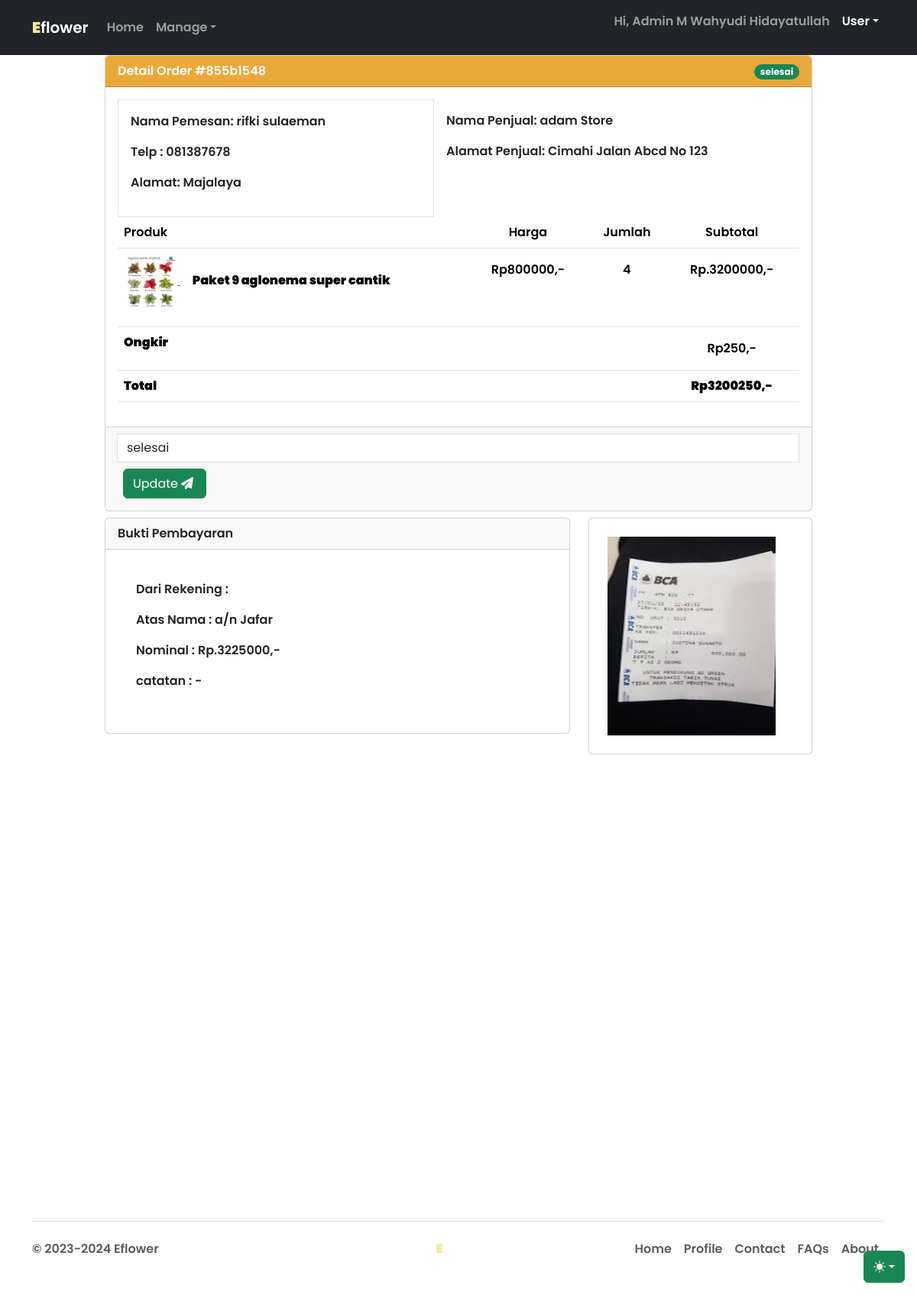
The app's page /admin/admin-orders-detail.php?orderid=855b1548 (signed in) with its own data.
### tables this page shows
CREATE TABLE `pembayaran` (
  `no_pembayaran` char(8) NOT NULL,
  `id_user_toko` char(8) NOT NULL,
  `id_user` char(8) NOT NULL,
  `norek` varchar(25) NOT NULL,
  `total_tagihan` decimal(10,0) DEFAULT NULL,
  `an` varchar(20) NOT NULL,
  `time_info` timestamp NOT NULL DEFAULT curdate(),
  `time_exp` char(50) DEFAULT NULL,
  `ongkir` decimal(10,0) DEFAULT NULL,
  `nama_pembeli` varchar(255) DEFAULT NULL,
  `nmr_telp_pembeli` char(14) DEFAULT NULL,
  `alamat_pembeli` varchar(500) DEFAULT NULL
);

CREATE TABLE `cart` (
  `idcart` int(255) NOT NULL,
  `orderid` varchar(100) NOT NULL,
  `id_user` char(8) NOT NULL,
  `tglorder` timestamp NOT NULL DEFAULT current_timestamp(),
  `status` varchar(50) NOT NULL DEFAULT 'Cart'
);

CREATE TABLE `users` (
  `id_user` char(8) NOT NULL,
  `nama_user` varchar(255) DEFAULT NULL,
  `password` varchar(32) DEFAULT NULL,
  `role` enum('admin','user') DEFAULT NULL,
  `user_mail` varchar(255) DEFAULT NULL,
  `foto` varchar(255) DEFAULT NULL,
  `no_telp` char(13) DEFAULT NULL,
  `nama_lengkap` varchar(255) DEFAULT NULL,
  `alamat` longtext DEFAULT NULL,
  `no_rek` char(20) DEFAULT NULL,
  `kota` varchar(255) DEFAULT NULL,
  `status_user` enum('aktif','nonaktif') DEFAULT NULL
);

CREATE TABLE `produk` (
  `id_produk` char(8) NOT NULL,
  `nama_produk` varchar(255) NOT NULL,
  `id_pemilik` char(8) DEFAULT NULL,
  `kategori` char(50) NOT NULL,
  `deskripsi` longtext NOT NULL,
  `harga` decimal(10,0) NOT NULL,
  `gambar` varchar(255) NOT NULL,
  `rate` int(5) NOT NULL,
  `tgl_buat` timestamp NOT NULL DEFAULT current_timestamp(),
  `qty` int(11) DEFAULT NULL,
  `slug` varchar(255) DEFAULT NULL,
  `status` enum('aktif','nonaktif') DEFAULT NULL,
  `di_edit` timestamp NOT NULL DEFAULT current_timestamp()
);

CREATE TABLE `detailorder` (
  `detailid` char(11) NOT NULL,
  `orderid` varchar(100) NOT NULL,
  `id_produk` char(8) NOT NULL,
  `qty` int(11) NOT NULL
);

CREATE TABLE `konfirmasi` (
  `idkonfirmasi` char(8) NOT NULL,
  `orderid` char(8) NOT NULL,
  `id_user` char(8) NOT NULL,
  `payment` varchar(50) NOT NULL,
  `namarekening` varchar(25) NOT NULL,
  `tglbayar` date NOT NULL,
  `tglsubmit` timestamp NOT NULL DEFAULT current_timestamp(),
  `id_produk` char(8) DEFAULT NULL,
  `bukti` varchar(255) DEFAULT NULL,
  `catatan` varchar(500) DEFAULT NULL,
  `id_pemilik_produk` char(8) DEFAULT NULL,
  `total_bayar` decimal(10,0) DEFAULT NULL,
  `total_tagihan` decimal(10,0) DEFAULT NULL,
  `no_rek_pembayar` char(50) DEFAULT NULL,
  `catatan_penjual` varchar(500) DEFAULT NULL
);

### admin/admin-orders-detail.php (the view, shortened to what this page needs)
<?php
include '../functions/data-connect.php';
$get_order_id = $_GET['orderid'];
$query_set = mysqli_query($connection, "SELECT * FROM pembayaran JOIN detailorder ON pembayaran.no_pembayaran = detailorder.orderid
JOIN users ON pembayaran.id_user_toko = users.id_user
JOIN produk ON detailorder.id_produk = produk.id_produk
JOIN cart ON pembayaran.no_pembayaran = cart.orderid WHERE pembayaran.no_pembayaran = '$get_order_id'");
$konfirmasi_get_data = mysqli_query($connection, "SELECT * FROM konfirmasi WHERE orderid = '$get_order_id'");
$data_bukti = mysqli_fetch_array($konfirmasi_get_data);
$data = mysqli_fetch_array($query_set);
?>
<!DOCTYPE html>
<html lang="en" data-bs-theme="auto">
	<head>
		<link
			rel="stylesheet"
			href="https://cdn.jsdelivr.net/npm/@docsearch/css@3" />
		<link
			href="../assets/libs/bootstrap/css/bootstrap.min.css"
			rel="stylesheet" />
		<link rel="stylesheet" href="../assets/libs/fontawesome/css/all.min.css" />
		<link rel="stylesheet" href="../assets/css-native/app.css" />
	</head>
	<body>
		<div
			class="dropdown position-fixed bottom-0 end-0 mb-3 me-3 bd-mode-toggle">
			<button
				class="btn btn-success py-2 dropdown-toggle d-flex align-items-center"
				id="bd-theme"
				type="button"
				aria-expanded="false"
				data-bs-toggle="dropdown"
				aria-label="Toggle theme (auto)">
				<svg class="bi my-1 theme-icon-active" width="1em" height="1em">
					<use href="#circle-half"></use>
				</svg>
			</button>
		</div>
		<nav class="navbar navbar-expand-md fixed-top bg-dark navbar-dark">
			<div class="container-fluid container">
				<a class="navbar-brand text-leaf fw-bolder" href="."
					>E<span class="text-white">flower</span></a
				>
				<div class="collapse navbar-collapse" id="navbarCollapse">
					<ul class="navbar-nav me-auto mb-2 mb-md-0">
						<li class="nav-item">
							<a class="nav-link" aria-current="page" href=".">Home</a>
						</li>
						<li class="nav-item dropdown">
							<a
								href="#"
								class="nav-link dropdown-toggle"
								id="dropdown-1"
								data-bs-toggle="dropdown"
								aria-haspopup="true"
								aria-expanded="false"
								>Manage</a
							>
						</li>
					</ul>
					<ul class="navbar-nav">
						<li class="nav-item">
							<p class="nav-link">Hi, Admin <?php echo $_SESSION['nama_lengkap'] ?></p>
						</li>
						<li class="nav-item dropdown">
							<a
								href="#"
								class="nav-link dropdown-toggle active"
								id="dropdown-2"
								data-bs-toggle="dropdown"
								aria-haspopup="true"
								aria-expanded="false"
								>User</a
							>
						</li>
					</ul>
				</div>
			</div>
		</nav>
		<main role="main" class="container">
			<div class="row">
				<div class="col-md-10 mx-auto">
                    <div class="col-md-12">
						<div class="card">
                            <div class="card-header bg-leaf">Detail Order #<?= $data['orderid']; ?>
                            <div class="float-end">
                                <span class="badge <?php
								if($data['status'] == 'menunggu pembayaran'){
										echo 'bg-warning text-dark';
									}else if($data['status'] == 'menunggu konfirmasi'){
										echo 'bg-secondary text-white';
									}else if($data['status'] == 'dikonfirmasi'){
										echo 'bg-primary text-white';
									}else if($data['status'] == 'dalam pengiriman'){
										echo 'bg-info text-dark';
									}else if($data['status'] == 'selesai'){
										echo 'bg-success text-white';
									}else if($data['status'] == 'dibatalkan' || $data['status'] == 'dibatalkan admin' || $data['status'] == 'dibatalkan penjual'){
										echo 'bg-danger text-white';
									}else{
										echo 'bg-light text-dark';
									}
									 ?> badge-pill rounded-pill"><?= $data['status']; ?></span>
                            </div>
                        </div>
						<div class="card-body">
							<div class="d-flex">
								<div class="col-md-5 card-body border">
									<p>Nama Pemesan: <?= $data['nama_pembeli']; ?></p>
									<p>Telp : <?= $data['nmr_telp_pembeli']; ?></p>
									<p>Alamat: <?= $data['alamat_pembeli']; ?></p>
								</div>
								<div class="col-md-6 float-end mb-5 m-3">
									<p class="text-left">Nama Penjual: <?= $data['nama_user'];?></p>
									<p class="text-left">Alamat Penjual: <?= $data['alamat'];?></p>
								</div>
							</div>
                            <table class="table">
								<thead>
									<tr>
										<th scope="col">Produk</th>
										<th scope="col" class="text-center">Harga</th>
										<th scope="col" class="text-center">Jumlah</th>
										<th scope="col" class="text-center">Subtotal</th>
									</tr>
								</thead>
								<tbody>
									<tr>
										<td scope="row">
											<p><a href="../<?= $data['gambar']; ?>">
												<?php if(empty($data['gambar'])) { ?>
													<img src="https://placehold.co/50x50" alt="produk" />
												<?php } else { ?>
													<img src="../<?= $data['gambar']; ?>" height="70"width="70" alt="produk">
												<?php } ?>
												</a>
												<strong class="ms-3"><?= $data['nama_produk']; ?></strong>
											</p>
										</td>
										<td class="p-3 text-center">Rp<?= $data['harga']; ?>,-</td>
										<td class="text-center p-3">
											<?= $data['15']; ?>
										</td>
										<td class="p-3 text-center">
											<p>Rp.<?= $data['total_tagihan']; ?>,-</p>
										</td>
										<tr>
											<td colspan="3"><strong>Ongkir</strong></td>
											<td class="text-center p-3">Rp<?= $data['ongkir']; ?>,-</td>
										</tr>
                                        <tr>
                                            <td colspan="3"><strong>Total</strong></td>
                                            <td class="text-center"><strong>Rp<?= $data['total_tagihan'] + $data['ongkir']; ?>,-</strong></td>
                                        </tr>
									</tr>
								</tbody>
							</table>
						</div>
						<div class="card-footer">
							<form action="../functions/update-status-order.php" method="post">
								<div class="input-group">
									<select name="status" id="" class="form-control" required>
										<option value="" disabled selected><?= $data['status']; ?></option>
									</select>
									<div class="input-group p-2">
										<button type="submit" class="btn btn-success">Update<i class="fas fa-paper-plane p-1"></i></button>
									</div>
								</div>
							</form>
						</div>
					</div>
                    <div class="row mb-3">
                        <div class="col-md-8 mt-2">
							<div class="card">
								<div class="card-header">
									Bukti Pembayaran
								</div>
								<?php if(isset($data_bukti) != NULL){ ?>
									<div class="card-body m-4">
										<p>Dari Rekening : <?= $data_bukti['no_rek_pembayar']; ?></p>
										<p>Atas Nama : <?= $data_bukti['namarekening']; ?></p>
										<p>Nominal : Rp.<?= $data_bukti['total_bayar']; ?>,-</p>
										<p>catatan : <?= $data_bukti['catatan']; ?></p>
									</div>
								<?php } else { ?>
									<div class="card-body"><h3 class="text-center m-5">Pembeli Belum Mengkonfirmasi Pembayaran</h3></div>
								<?php } ?>
							</div>
						</div>
						<div class="col-md-4 mt-2">
							<div class="card">
								<div class="card-body">
									<a href="../<?= $data_bukti['bukti']; ?>">
									<?php if(empty($data_bukti['bukti'])) { ?>
										<img src="https://placehold.co/255x260" alt="produk" />
									<?php } else { ?>
										<img src="../<?= $data_bukti['bukti']; ?>" height="260"width="220" class="m-2" alt="produk">
									<?php } ?>
									</a>
								</div>
							</div>
						</div>
                    </div>
				</div>
			</div>
		</main>
		<?php include '../footer.php'; ?>
	</body>
</html>

### assets/css-native/app.css (style rules this page uses)
body { min-height: 75rem; padding-top: 4.5rem; }
* { font-family: "Poppins", sans-serif; font-weight: 600; font-style: normal; }
.bi { vertical-align: -0.125em; fill: currentColor; }
.bd-mode-toggle { z-index: 1500; }
.text-leaf { color: #f1eb90; }
.bg-leaf { background-color: #EBA83A; color: #ffff; }

### records on screen
pembayaran: cart.orderid "855b1548", cart.status "selesai", nama_pembeli "rifki sulaeman", nmr_telp_pembeli "081387678", alamat_pembeli "Majalaya", users.nama_user "adam Store", users.alamat "Cimahi Jalan Abcd No 123", produk.gambar (picture), produk.nama_produk "Paket 9 aglonema super cantik", produk.harga "800000", detailorder.qty "4", total_tagihan "3200000", ongkir "250", $data['total_tagihan'] + $data['ongkir'] "3200250", status "selesai"
konfirmasi: namarekening "a/n Jafar", total_bayar "3225000", catatan "-", bukti (picture)

### other values on screen
$_SESSION['nama_lengkap'] "M Wahyudi Hidayatullah"
